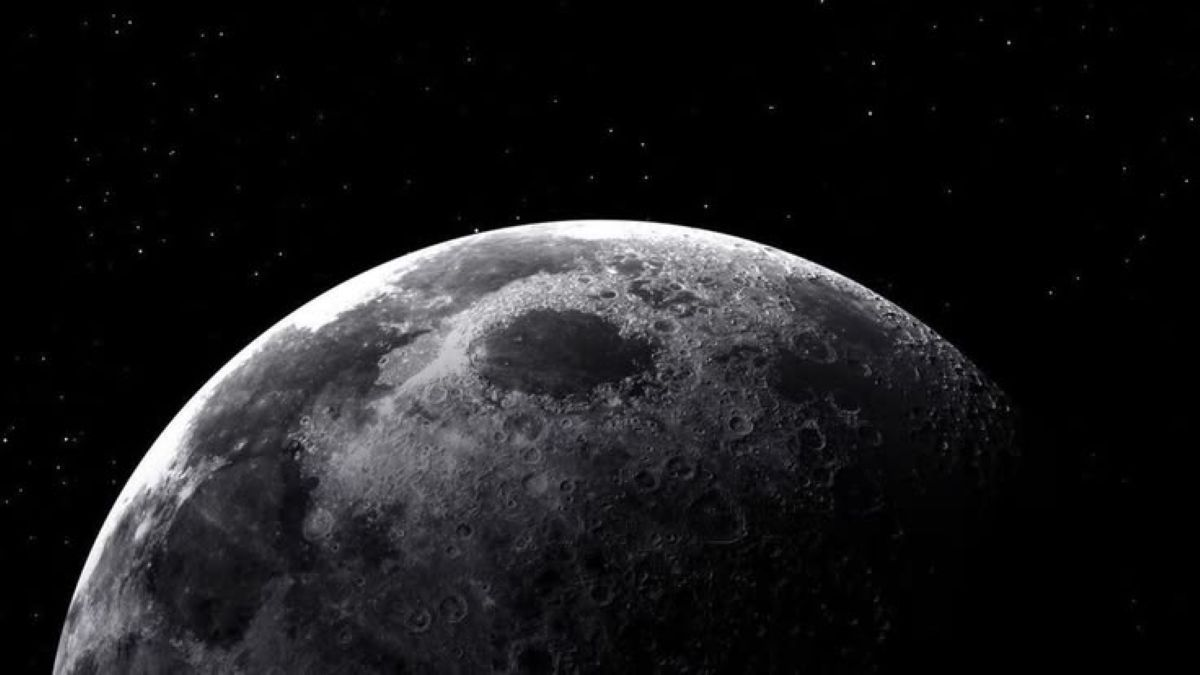
#> input picture m.jpg, 1200 x 675 px
$ python flip.py
#> lines starting #> are read from the running program, lines starting #| are printed output that depends on the picture
# flip= cv2.flip(image, flipcode)
# filpcode => 0 for vertical, 1 for horizontal and -1 for both flip.

import cv2

image= cv2.imread("m.jpg")
#> image is the input picture: shape (675, 1200, 3); mean B, G, R 26.8, 25.1, 25.4
if image is not None:
    vert= cv2.flip(image, 0)
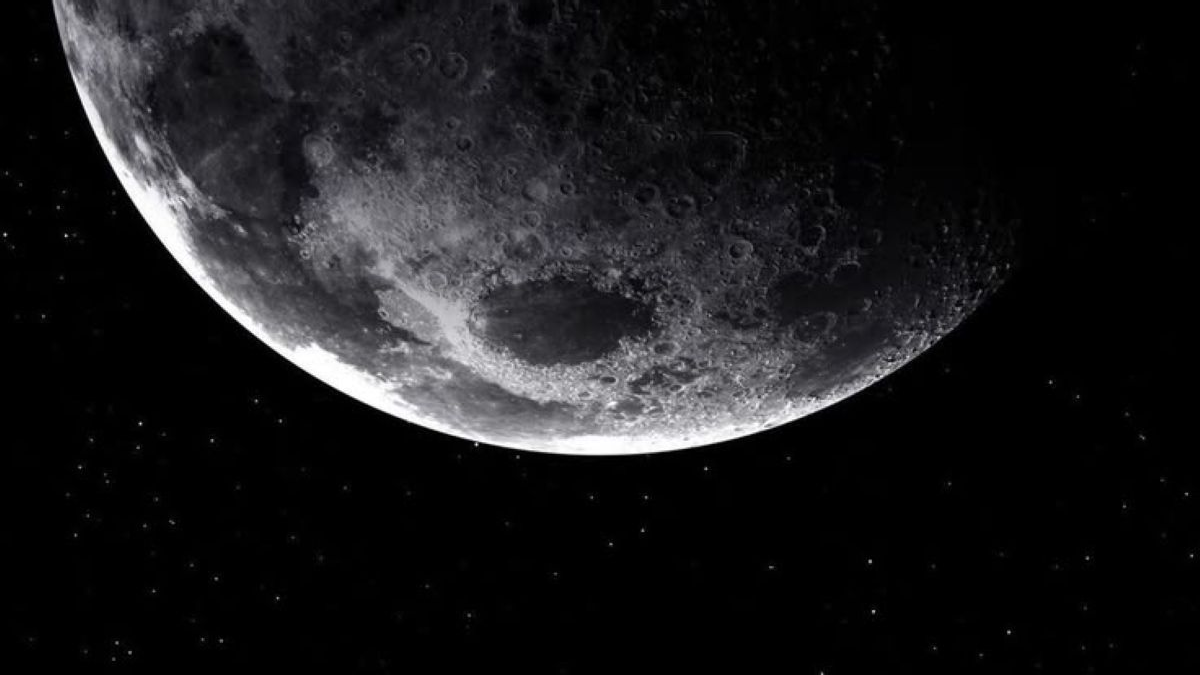
#> vert: shape (675, 1200, 3); mean B, G, R 26.8, 25.1, 25.4
    horiz= cv2.flip(image,1)
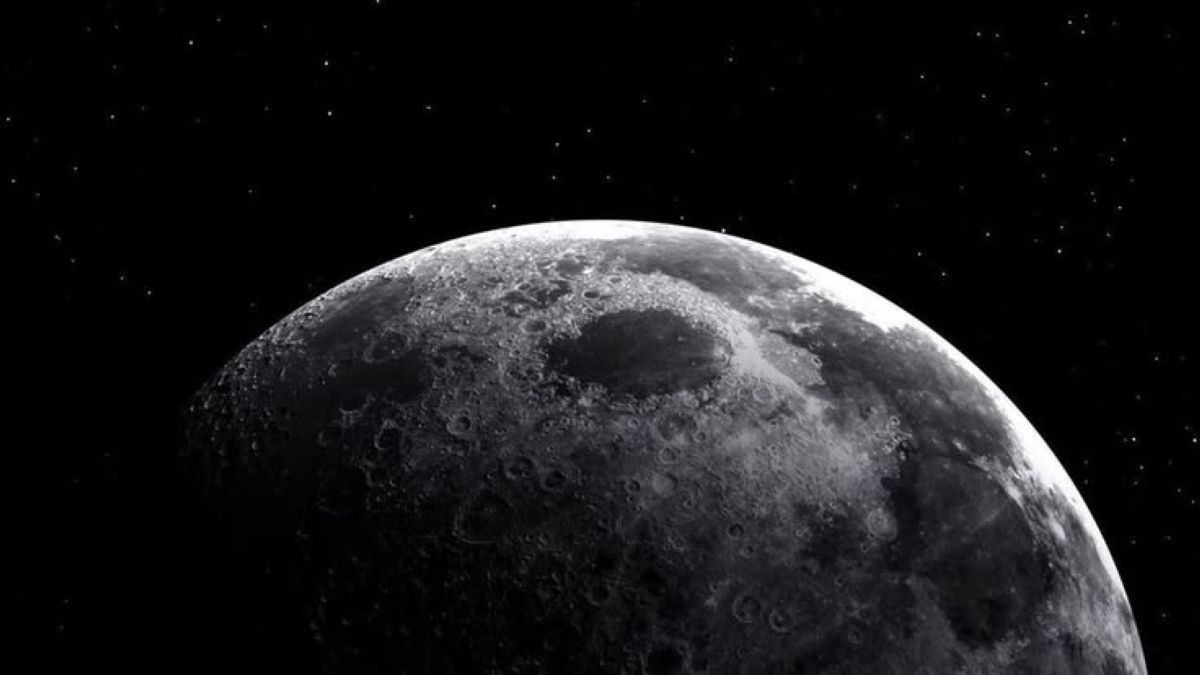
#> horiz: shape (675, 1200, 3); mean B, G, R 26.8, 25.1, 25.4
    both= cv2.flip(image,-1)
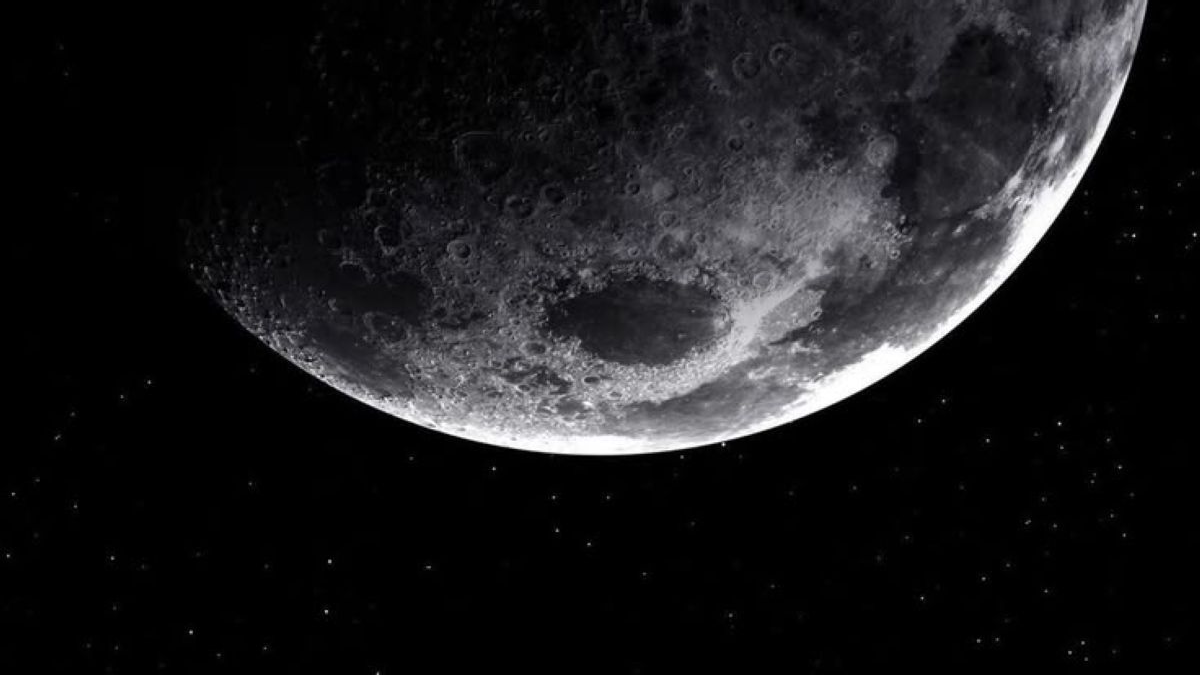
#> both: shape (675, 1200, 3); mean B, G, R 26.8, 25.1, 25.4

    cv2.imshow("Original ",image)
    cv2.imshow("Vertically flipped ",vert)
    cv2.imshow("Horizontally flipped ",horiz)
    cv2.imshow("Horizontally and vertically flipped ",both)

    cv2.waitKey(0)
    cv2.destroyAllWindows

else:
    print("Image not found")
